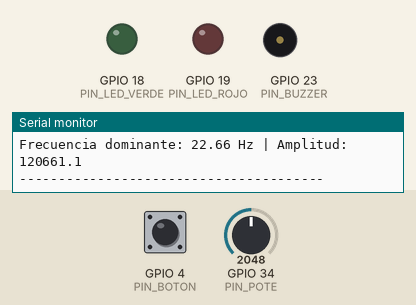
Recording of a sketch running on a simulated ESP32. On the bench: output pins drawn as LEDs (lit = HIGH), buzzer (waves = sounding), the last lines printed to the serial monitor. The inputs (shaded band) are chosen by the test bench; at power-on: GPIO 4 (PIN_BOTON) HIGH, GPIO 34 (PIN_POTE) = 2048. Random numbers use the default seed unless the sketch sets one; EEPROM starts erased.

Above: at 2.2 s.
2.3 s: GPIO 4 (PIN_BOTON) pulled LOW for 1.25 s
At 6.1 s:
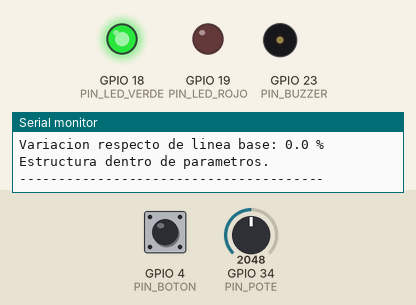
6.5 s: GPIO 34 (PIN_POTE) set to 1906
At 7.9 s:
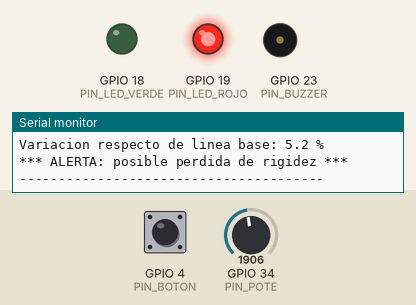
10.6 s: GPIO 4 (PIN_BOTON) pulled LOW for 1.25 s
At 11.26 s:
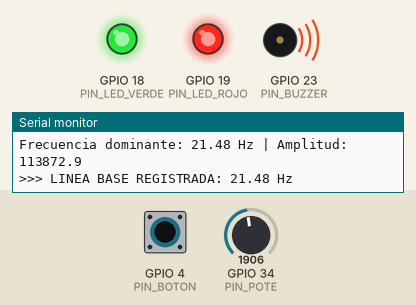
14.1 s: GPIO 34 (PIN_POTE) set to 1844
15.6 s: GPIO 34 (PIN_POTE) set to 1749
At 16.36 s:
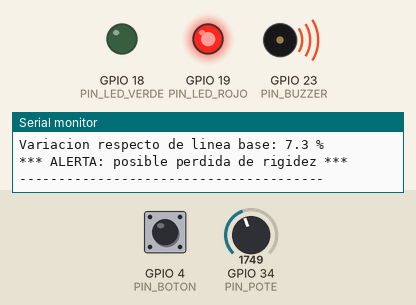
19.7 s: GPIO 34 (PIN_POTE) set to 2047
At 20.8 s:
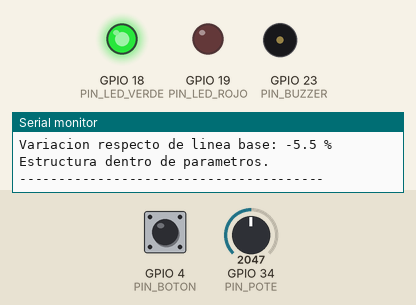
Timing chart, 0 to 22.7 s (numbered marks = the images above; inputs shaded):
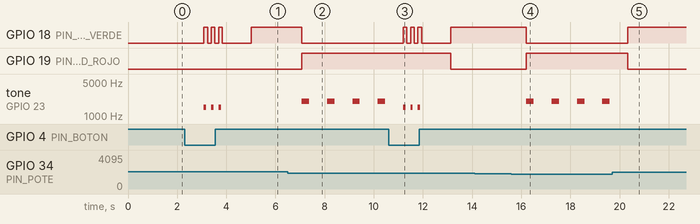

The sketch:

sketch.ino
```cpp
// Hecho con IA (Claude)
/* ============================================================
   SISTEMA IoT DE MONITOREO DE SALUD ESTRUCTURAL
   Deteccion de perdida de rigidez por analisis de frecuencia natural

   Asignatura : TI3042 - Aplicaciones Moviles para IoT
   Unidad     : 1 - Introduccion a IoT y Smart Devices
   Hardware   : ESP32 DevKit + MPU6050 + LEDs + Buzzer
   Simulacion : Wokwi

   PRINCIPIO: toda estructura vibra a una frecuencia natural que
   depende de su masa y su rigidez. Si la rigidez disminuye por
   dano, la frecuencia natural tambien disminuye. El sistema mide
   esa frecuencia y la compara contra una linea base guardada.

   -----------------------------------------------------------
   NOTA SOBRE LOS DOS MODOS DE OPERACION
   -----------------------------------------------------------
   MODO_SIMULACION = true
     El programa genera internamente una senal senoidal de
     frecuencia conocida en lugar de leer el acelerometro.
     Se emplea para VALIDAR EL ALGORITMO: si se inyecta una
     senal de 20 Hz y el sistema reporta 20 Hz, queda demostrado
     que la cadena de adquisicion, la FFT y la deteccion del pico
     funcionan correctamente. Esta tecnica se denomina validacion
     con senal patron y permite verificar el procesamiento antes
     de confiar en datos reales.
     El potenciometro conectado a GPIO34 permite variar la
     frecuencia simulada, representando el cambio de rigidez de
     la estructura.

   MODO_SIMULACION = false
     El programa lee las vibraciones reales del MPU6050 montado
     sobre la estructura fisica.
   ============================================================ */

#include <Wire.h>              // Comunicacion I2C con el sensor
#include <Adafruit_MPU6050.h>  // Driver del acelerometro
#include <Adafruit_Sensor.h>   // Capa comun de sensores Adafruit
#include <arduinoFFT.h>        // Transformada Rapida de Fourier
#include <Preferences.h>       // Memoria no volatil del ESP32 (NVS)

// ---------------- MODO DE OPERACION ----------------
const bool MODO_SIMULACION = true;

// ---------------- CONFIGURACION DE PINES ----------------
// El MPU6050 usa I2C: SDA=GPIO21 y SCL=GPIO22 por defecto en ESP32.
#define PIN_LED_VERDE   18   // Estado normal
#define PIN_LED_ROJO    19   // Estado de alerta
#define PIN_BUZZER      23   // Alerta sonora
#define PIN_BOTON        4   // Boton para registrar la linea base
#define PIN_POTE        34   // Solo en simulacion: ajusta la frecuencia

// ---------------- PARAMETROS DE MUESTREO ----------------
// SAMPLES debe ser potencia de 2: la FFT lo exige por como divide
// la senal recursivamente en mitades.
const uint16_t SAMPLES = 512;

// Frecuencia de muestreo en Hz. Por el teorema de Nyquist solo
// podemos observar frecuencias menores a Fs/2 = 100 Hz.
const double SAMPLING_FREQUENCY = 200.0;

// Resolucion en frecuencia = Fs / SAMPLES = 200/512 = 0.39 Hz
// Es el minimo cambio de frecuencia que el sistema puede distinguir.
// Duracion de la ventana = SAMPLES / Fs = 2.56 segundos

// Periodo entre muestras en microsegundos: 1/200 Hz = 5000 us
const unsigned long PERIODO_MUESTREO = round(1000000.0 / SAMPLING_FREQUENCY);

// Caida porcentual de frecuencia que dispara la alerta.
// La literatura de Structural Health Monitoring usa el orden del 5%.
const double UMBRAL_CAIDA = 0.05;

// Amplitud minima del pico para considerar la medicion valida.
// Evita que el sistema "detecte" frecuencias a partir de puro ruido
// cuando la estructura esta en reposo.
const double AMPLITUD_MINIMA = 50.0;

// Rango de frecuencias simuladas (solo en MODO_SIMULACION)
const double FREC_SIM_MIN = 5.0;
const double FREC_SIM_MAX = 40.0;

// ---------------- OBJETOS GLOBALES ----------------
Adafruit_MPU6050 mpu;
Preferences memoria;

// Arreglos de trabajo de la FFT.
// vReal guarda la senal; vImag es la parte imaginaria (inicia en 0).
// Ocupan 512 * 8 bytes * 2 = 8 KB de RAM. En un Arduino Uno (2 KB)
// esto seria imposible; en el ESP32 (520 KB) no representa problema.
double vReal[SAMPLES];
double vImag[SAMPLES];

// Objeto FFT (sintaxis de arduinoFFT v2.x)
ArduinoFFT<double> FFT = ArduinoFFT<double>(vReal, vImag, SAMPLES, SAMPLING_FREQUENCY);

double frecuenciaBase = 0.0;  // Linea base de la estructura sana

// ============================================================
//  SETUP - se ejecuta una sola vez al encender o resetear
// ============================================================
void setup() {
  Serial.begin(115200);
  delay(1000);

  pinMode(PIN_LED_VERDE, OUTPUT);
  pinMode(PIN_LED_ROJO, OUTPUT);
  pinMode(PIN_BUZZER, OUTPUT);
  pinMode(PIN_BOTON, INPUT_PULLUP);  // Boton a GND, sin resistencia externa

  if (MODO_SIMULACION) {
    Serial.println("=== MODO SIMULACION ===");
    Serial.println("Senal senoidal generada internamente.");
    Serial.println("El potenciometro representa la rigidez de la estructura.");
  } else {
    // Inicializacion del sensor por I2C
    if (!mpu.begin()) {
      Serial.println("ERROR: MPU6050 no detectado. Revisar SDA/SCL.");
      while (1) {
        digitalWrite(PIN_LED_ROJO, !digitalRead(PIN_LED_ROJO));
        delay(200);  // Parpadeo rapido = fallo de hardware
      }
    }
    // Rango del acelerometro. +-2G es el mas sensible: las
    // vibraciones estructurales son pequenas.
    mpu.setAccelerometerRange(MPU6050_RANGE_2_G);

    // Filtro pasa-bajos interno: deja pasar la banda de interes
    // y atenua el ruido de alta frecuencia.
    mpu.setFilterBandwidth(MPU6050_BAND_44_HZ);

    // I2C a 400 kHz para que cada lectura demore menos que el
    // periodo de muestreo y no se pierda la cadencia.
    Wire.setClock(400000);

    Serial.println("=== MODO SENSOR REAL ===");
  }

  // Recuperacion de la linea base guardada en memoria no volatil.
  // Sobrevive a un corte de energia o a un reset.
  memoria.begin("estructura", false);
  frecuenciaBase = memoria.getDouble("fbase", 0.0);

  if (frecuenciaBase > 0) {
    Serial.print("Linea base recuperada: ");
    Serial.print(frecuenciaBase, 2);
    Serial.println(" Hz");
  } else {
    Serial.println("Sin linea base. Presionar el boton para calibrar.");
  }

  Serial.println("Sistema iniciado.");
  Serial.println("---------------------------------------");
}

// ============================================================
//  LOOP - se ejecuta ciclicamente despues de setup()
// ============================================================
void loop() {

  // --- 1. ADQUISICION ---
  if (MODO_SIMULACION) {
    generarSenalSimulada();
  } else {
    capturarMuestras();
  }

  // --- 2. PROCESAMIENTO ---
  double amplitudPico = 0.0;
  double frecuencia = calcularFrecuencia(&amplitudPico);

  // --- 3. EVALUACION ---
  if (amplitudPico < AMPLITUD_MINIMA) {
    // Estructura en reposo: no hay vibracion suficiente para medir.
    Serial.println("Sin excitacion suficiente para evaluar.");
    estadoNormal();
  } else {
    Serial.print("Frecuencia dominante: ");
    Serial.print(frecuencia, 2);
    Serial.print(" Hz | Amplitud: ");
    Serial.println(amplitudPico, 1);

    // Calibracion por boton: fija la frecuencia actual como referencia
    if (digitalRead(PIN_BOTON) == LOW) {
      calibrar(frecuencia);
    }
    else if (frecuenciaBase > 0) {
      evaluarEstado(frecuencia);
    }
  }

  Serial.println("---------------------------------------");
  delay(1000);
}

// ============================================================
//  GENERACION DE SENAL PATRON (solo en MODO_SIMULACION)
// ============================================================
void generarSenalSimulada() {

  // El potenciometro representa la rigidez de la estructura.
  // Se mapea su lectura (0-4095 en el ADC de 12 bits del ESP32)
  // al rango de frecuencias que se desea simular.
  int lectura = analogRead(PIN_POTE);
  double frecuenciaSimulada = FREC_SIM_MIN +
      (lectura / 4095.0) * (FREC_SIM_MAX - FREC_SIM_MIN);

  Serial.print("[SIM] Frecuencia inyectada: ");
  Serial.print(frecuenciaSimulada, 2);
  Serial.println(" Hz");

  // Construccion de la senal: una senoidal de amplitud conocida
  // mas una pequena componente de ruido aleatorio, para representar
  // condiciones mas cercanas a una medicion real.
  for (uint16_t i = 0; i < SAMPLES; i++) {
    double t = (double)i / SAMPLING_FREQUENCY;   // Instante de la muestra
    double senal = 1000.0 * sin(2.0 * PI * frecuenciaSimulada * t);
    double ruido = random(-80, 80);
    vReal[i] = senal + ruido;
    vImag[i] = 0.0;
  }

  // Se aplica la misma eliminacion de componente continua que en
  // el modo real, para que ambos caminos sean equivalentes.
  eliminarComponenteContinua();
}

// ============================================================
//  CAPTURA DE MUESTRAS A FRECUENCIA CONSTANTE (modo real)
// ============================================================
void capturarMuestras() {
  sensors_event_t a, g, temp;
  unsigned long tSiguiente = micros();

  for (uint16_t i = 0; i < SAMPLES; i++) {
    mpu.getEvent(&a, &g, &temp);

    // Se usa el eje X: debe coincidir con la direccion en que
    // la estructura oscila. Ajustar segun el montaje del sensor.
    vReal[i] = a.acceleration.x;
    vImag[i] = 0.0;

    // Espera activa hasta el instante exacto de la proxima muestra.
    // NO se usa delay() porque acumula error: el tiempo de lectura
    // del sensor se sumaria al retardo y el muestreo dejaria de ser
    // uniforme. La FFT asume intervalos identicos entre muestras.
    tSiguiente += PERIODO_MUESTREO;
    while (micros() < tSiguiente) { /* espera */ }
  }

  eliminarComponenteContinua();
}

// ============================================================
//  ELIMINACION DE LA COMPONENTE CONTINUA (DC)
// ============================================================
void eliminarComponenteContinua() {
  // El acelerometro mide tambien la gravedad, que es un valor
  // constante. Sin restarla, la FFT devolveria un pico enorme en
  // 0 Hz que enmascararia la frecuencia natural real.
  double media = 0.0;
  for (uint16_t i = 0; i < SAMPLES; i++) media += vReal[i];
  media /= SAMPLES;
  for (uint16_t i = 0; i < SAMPLES; i++) vReal[i] -= media;
}

// ============================================================
//  CALCULO DE LA FRECUENCIA DOMINANTE MEDIANTE FFT
// ============================================================
double calcularFrecuencia(double *amplitud) {

  // Ventana de Hamming: suaviza los extremos de la senal capturada.
  // Sin ventana, el corte abrupto al inicio y final introduce
  // frecuencias falsas en el espectro (fuga espectral).
  FFT.windowing(FFTWindow::Hamming, FFTDirection::Forward);

  // Transformada: pasa la senal del dominio del tiempo al de la
  // frecuencia. Entrega numeros complejos en vReal y vImag.
  FFT.compute(FFTDirection::Forward);

  // Magnitud de cada componente compleja: sqrt(real^2 + imag^2).
  // El resultado es el espectro de amplitudes.
  FFT.complexToMagnitude();

  // Busqueda del pico dominante, ignorando los primeros bins
  // (frecuencias muy bajas, residuo de la componente DC).
  uint16_t indicePico = 0;
  double maximo = 0.0;
  for (uint16_t i = 3; i < SAMPLES / 2; i++) {
    if (vReal[i] > maximo) {
      maximo = vReal[i];
      indicePico = i;
    }
  }

  *amplitud = maximo;

  // Conversion de indice de bin a frecuencia en Hz.
  // Cada bin representa (Fs / SAMPLES) Hz.
  return (indicePico * SAMPLING_FREQUENCY) / SAMPLES;
}

// ============================================================
//  CALIBRACION: registra la linea base de la estructura sana
// ============================================================
void calibrar(double frecuencia) {
  frecuenciaBase = frecuencia;
  memoria.putDouble("fbase", frecuenciaBase);  // Guarda en NVS

  Serial.print(">>> LINEA BASE REGISTRADA: ");
  Serial.print(frecuenciaBase, 2);
  Serial.println(" Hz");

  // Confirmacion audible y visual
  for (int i = 0; i < 3; i++) {
    tone(PIN_BUZZER, 1500, 100);
    digitalWrite(PIN_LED_VERDE, HIGH);
    delay(150);
    digitalWrite(PIN_LED_VERDE, LOW);
    delay(150);
  }
}

// ============================================================
//  EVALUACION DEL ESTADO ESTRUCTURAL
// ============================================================
void evaluarEstado(double frecuencia) {

  // Caida relativa respecto de la linea base
  double caida = (frecuenciaBase - frecuencia) / frecuenciaBase;

  Serial.print("Variacion respecto de linea base: ");
  Serial.print(caida * 100.0, 1);
  Serial.println(" %");

  if (caida > UMBRAL_CAIDA) {
    Serial.println("*** ALERTA: posible perdida de rigidez ***");
    estadoAlerta();
  } else {
    Serial.println("Estructura dentro de parametros.");
    estadoNormal();
  }
}

void estadoNormal() {
  digitalWrite(PIN_LED_VERDE, HIGH);
  digitalWrite(PIN_LED_ROJO, LOW);
  noTone(PIN_BUZZER);
}

void estadoAlerta() {
  digitalWrite(PIN_LED_VERDE, LOW);
  digitalWrite(PIN_LED_ROJO, HIGH);
  tone(PIN_BUZZER, 2000, 300);
}
```

Measured:
- the behaviour switches between 1952 and 1951 on GPIO 34 (PIN_POTE) (found by bisection; images 1 and 2)
- the behaviour switches between 1815 and 1814 on GPIO 34 (PIN_POTE) (found by bisection; images 3 and 4)
- after the input at 2.3 s, GPIO 18 (PIN_LED_VERDE): LOW → HIGH after 0.79 s, then repeats every 0.30 s: LOW 0.15 s, HIGH 0.15 s; tone on GPIO 23 (PIN_BUZZER): alternates 1500 Hz for 0.10 s and silent for 0.20 s, 6 changes in all, then stays silent, starting after 0.79 s
- after the input at 6.5 s, GPIO 18 (PIN_LED_VERDE): HIGH → LOW after 0.57 s; GPIO 19 (PIN_LED_ROJO): LOW → HIGH after 0.57 s; tone on GPIO 23 (PIN_BUZZER): alternates 2000 Hz for 0.30 s and silent for 0.73 s, starting after 0.57 s
- after the input at 10.6 s, GPIO 18 (PIN_LED_VERDE): LOW → HIGH after 0.59 s, then repeats every 0.30 s: LOW 0.15 s, HIGH 0.15 s; GPIO 19 (PIN_LED_ROJO): HIGH → LOW after 2.5 s
- after the input at 15.6 s, GPIO 18 (PIN_LED_VERDE): HIGH → LOW after 0.61 s; GPIO 19 (PIN_LED_ROJO): LOW → HIGH after 0.61 s; tone on GPIO 23 (PIN_BUZZER): alternates 2000 Hz for 0.30 s and silent for 0.73 s, starting after 0.61 s
- after the input at 19.7 s, GPIO 18 (PIN_LED_VERDE): LOW → HIGH after 0.63 s; GPIO 19 (PIN_LED_ROJO): HIGH → LOW after 0.63 s
